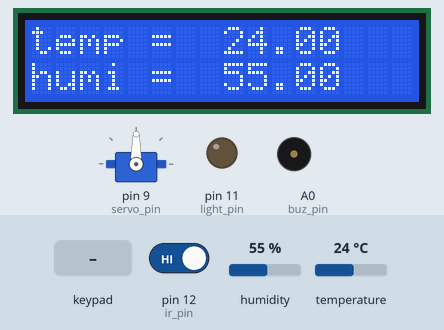
The sketch below on a simulated Arduino Uno, built with avr-gcc and run on an emulated ATmega328P. Parts: 16×2 character LCD, servo, output pins drawn as LEDs (lit = HIGH), buzzer (waves = sounding, pin HIGH). Inputs (shaded band) come from the test bench; at power-on: pin 12 (ir_pin) HIGH, humidity 55 %, temperature 24 °C.

Above: at 3.2 s.
3.3 s: key 'A' pressed
At 5.4 s:
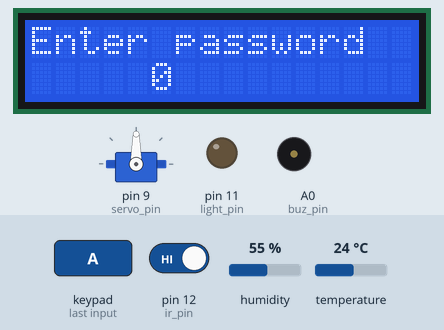
5.7 s: key 'A' pressed
At 6.06 s:
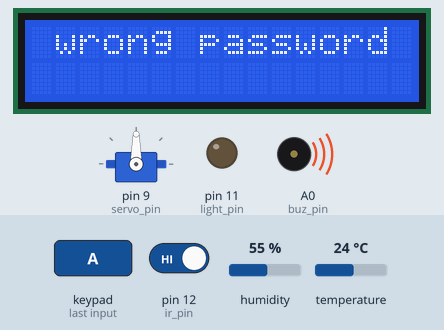
8.2 s: pin 12 (ir_pin) driven LOW
At 9.4 s:
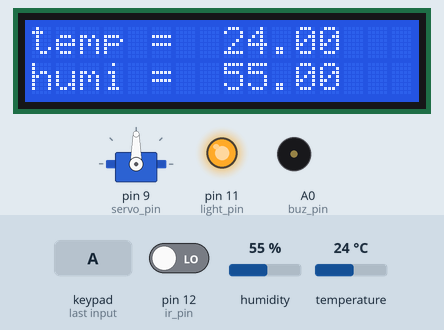
9.7 s: humidity set to 22 %
At 12.2 s:
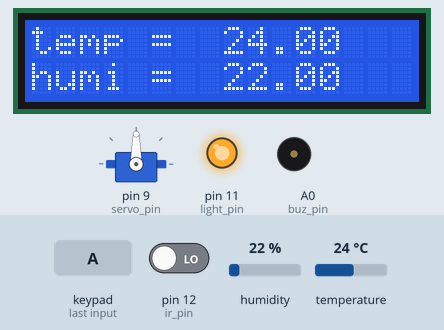
12.8 s: temperature set to 12 °C
At 14.4 s:
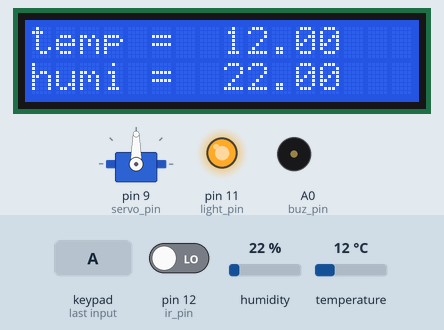
Timing chart, 0 to 15.9 s (numbered marks = the images above; inputs shaded):
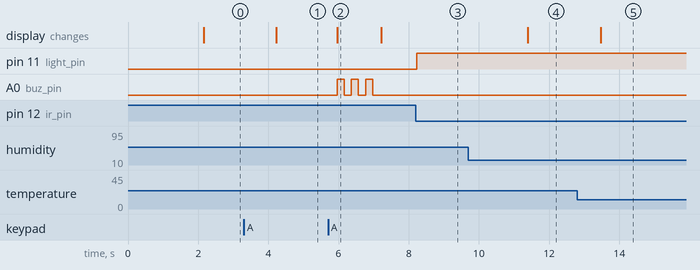

The sketch:

smart_ard_uno.ino
```cpp
#include "Board_helper.h"

void setup() {
  //lcd//
  lcd.init();
  lcd.backlight();
  lcd.setCursor(1, 0);
  lcd.print("Hello!");
  delay(10);
  dht.begin();
  delay(2000);
  lcd_static();

  //servo//
  servo.attach(servo_pin);
  servo.write(servo_lock_pos);

  //buzzer//
  pinMode(buz_pin, OUTPUT);

  //ir
  pinMode(ir_pin, INPUT);

  //LED
  pinMode(light_pin, OUTPUT);
  digitalWrite(light_pin, LOW);

  //nodemcu
  node.begin(115200);
  Serial.begin(115200);
}
void loop() {
  // get key value
  char key = customKeypad.getKey();
  if (key == 'A') {
    write_password();
  }
  if (digitalRead(ir_pin) == LOW) {
    digitalWrite(light_pin, HIGH);
  }
  readnode();
  lcd_static();
  temperature();
  humidity();
  speak();
  delay(1000);
}
/////////////////////////////////////////////////////////////////////////////////////////////////////////////////
///////////////////////////////////////// send data to nodemcu///////////////////////////////////////////////////
void speak(void) {
  //conter for array
  int i = 0;
  //send array content
  while (i < 4) {
    node.write(readingData[i]);
    i++;
  }
}
/////////////////////////////////////////////////////////////////////////////////////////////////////////////////
///////////////////////////////////////// listening to nodemcu///////////////////////////////////////////////////
void readnode(void) {
  byte iloop = 0;
  while (node.available() > 0) {
    delay(10);
    nodeData[iloop] = node.read();
    Serial.println(nodeData[iloop]);
    iloop++;
  }
  if (nodeData[0] == 0x10 && nodeData[1] == 0x01) {
    if (nodeData[2] == 0x11) {
      openDoor();
      Serial.print("opend");
      nodeData[0] = 0;
    }
  }
}
/////////////////////////////////////////////////////////////////////////////////////////////////////////////////
/////////////////////////////////////// print the base for lcd///////////////////////////////////////////////////
void lcd_static() {
  lcd.clear();
  lcd.setCursor(0, 0);
  lcd.print("temp = ");
  lcd.setCursor(0, 1);
  lcd.print("humi = ");
}
///////////////////////////////////////////////////////////////////////////////////////////////////////////////////
//////////////////////////////////////// print temperature on lcd//////////////////////////////////////////////////
void temperature() {
  float temp = dht.readTemperature();
  if (isnan(temp)) {
    return;
  }
  lcd.setCursor(8, 0);
  lcd.print(temp);
  readingData[3] = temp;
}
////////////////////////////////////////////////////////////////////////////////////////////////////////////////////
//////////////////////////////////////////////// print humidity on lcd//////////////////////////////////////////////
void humidity() {
  float humi = dht.readHumidity();
  if (isnan(humi)) {
    return;
  }
  lcd.setCursor(8, 1);
  lcd.print(humi);
  readingData[2] = humi;
}
/////////////////////////////////////////////////////////////////////////////////////////////////////////////////////
//////////////////////////////////////////////////write password/////////////////////////////////////////////////////
void write_password() {
  uint16_t password = 0;
  lcd.clear();
  lcd.setCursor(0, 0);
  lcd.print("Enter password");
  char key = customKeypad.getKey();
  //if key does not equal Enter or Cancel
  while (1) {
    //if key is number
    if (key < 10 && key != NO_KEY) {
      if ((password * 10) + key <= 9999)
        password = (password * 10) + key;
    }
    //if key is delete
    else if (key == 'C') {
      password = int(password / 10);
    }
    //if key is Enter
    else if (key == 'A') {
      //if password right
      if (password == mypassword) {
        openDoor();
        return;
      }
      //if password wrong
      else if (password != mypassword) {
        lcd.clear();
        lcd.setCursor(1, 0);
        lcd.print("wrong password");
        //beeb alarm 3 times
        for (uint8_t i = 0; i < 3; i++) {
          digitalWrite(buz_pin, HIGH);
          delay(200);
          digitalWrite(buz_pin, LOW);
          delay(200);
        }
        return;
      }
    }
    //if key is Cancel
    else if (key == 'B') {
      return;
    }
    lcd.clear();
    lcd.setCursor(0, 0);
    lcd.print("Enter password");
    lcd.setCursor(5, 1);
    lcd.print(password);
    key = customKeypad.getKey();
    delay(200);
  }
}
/////////////////////////////////////////////////////////////////////////////////////////////////////////////////////
//////////////////////////////////////////////////open door/////////////////////////////////////////////////////
void openDoor(void) {
  lcd.clear();
  lcd.setCursor(5, 0);
  lcd.print("wellcome");
  //opne door for 5 sec
  servo.write(servo_unlock_pos);
  delay(5000);
  servo.write(servo_lock_pos);
}
```

Board_helper.h
```cpp
////////////////////////////////////////////////////////////////////////////////////////////////////////////////////////
//////////////////////////////////////////////////////////////KEYBAD INIT///////////////////////////////////////////////
////////////////////////////////////////////////////////////////////////////////////////////////////////////////////////
#include <Keypad.h>
// keybad pins//
#define keypad_pin_1 10
#define keypad_pin_2 8
#define keypad_pin_3 7
#define keypad_pin_4 6
#define keypad_pin_5 5
#define keypad_pin_6 4
#define keypad_pin_7 3
#define keypad_pin_8 2


const byte ROWS = 4; // rows
const byte COLS = 4; // columns
//define the symbols on the buttons of the keypads
char keys[ROWS][COLS] = {
  {1,2,3,'A'},
  {4,5,6,'B'},
  {7,8,9,'C'},
  {'*',0,'#','D'}
};
byte colPins[COLS] = {keypad_pin_4, keypad_pin_3, keypad_pin_2, keypad_pin_1}; //connect to the column pinouts of the keypad

byte rowPins[ROWS] = {keypad_pin_8, keypad_pin_7, keypad_pin_6, keypad_pin_5}; //connect to the row pinouts of the keypad

Keypad customKeypad = Keypad( makeKeymap(keys), rowPins, colPins, ROWS, COLS);
/////////////////////////////////////////////////////////////////////////////////////////////////////////////////////////////////////
//////////////////////////////////////////////////LCD I2C INIT///////////////////////////////////////////////////////////////////////
/////////////////////////////////////////////////////////////////////////////////////////////////////////////////////////////////////
#include <Wire.h>
#include <LiquidCrystal_I2C.h>
LiquidCrystal_I2C lcd(0x27, 16, 2);
/////////////////////////////////////////////////////////////////////////////////////////////////////////////////////////////////////
//////////////////////////////////////////////////SERVO MOTOR INIT///////////////////////////////////////////////////////////////////
/////////////////////////////////////////////////////////////////////////////////////////////////////////////////////////////////////
#include <Servo.h>
Servo servo;
#define servo_pin 9
#define servo_lock_pos 90
#define servo_unlock_pos 5

/////////////////////////////////////////////////////////////////////////////////////////////////////////////////////////////////////
//////////////////////////////////////////////////////////DHT INIT///////////////////////////////////////////////////////////////////
/////////////////////////////////////////////////////////////////////////////////////////////////////////////////////////////////////
#include "DHT.h"
#define dht_type DHT11
#define dht_pin 13
DHT dht(dht_pin, dht_type);
/////////////////////////////////////////////////////////////////////////////////////////////////////////////////////////////////////
//////////////////////////////////////////////////////////LDR INIT///////////////////////////////////////////////////////////////////
/////////////////////////////////////////////////////////////////////////////////////////////////////////////////////////////////////
#define ir_pin 12
#define light_pin 11
/////////////////////////////////////////////////////////////////////////////////////////////////////////////////////////////////////
//////////////////////////////////////////////////////////BUZZER INIT////////////////////////////////////////////////////////////////
/////////////////////////////////////////////////////////////////////////////////////////////////////////////////////////////////////
#define buz_pin A0
/////////////////////////////////////////////////////////////////////////////////////////////////////////////////////////////////////
//////////////////////////////////////////////////////////STATIC VALUES//////////////////////////////////////////////////////////////
/////////////////////////////////////////////////////////////////////////////////////////////////////////////////////////////////////
#define mypassword 1234
////////////////////////////////////////////////////////////////////////////////////////////////////////////////////////
//////////////////////////////////////////////////////////////uart INIT///////////////////////////////////////////////
////////////////////////////////////////////////////////////////////////////////////////////////////////////////////////
#include <SoftwareSerial.h>
SoftwareSerial node(15, 16); // RX, TX
//node recevied data
char nodeData[5];
char readingData[] = {0xA5,0x5A,0,0};
```

Measured:
- after the input at 3.3 s, the display: changes after 0.92 s (image 1)
- after the input at 5.7 s, A0 (buz_pin): alternates HIGH for 0.20 s and LOW for 0.20 s, 6 changes in all, then stays LOW, starting after 0.27 s; the display: changes after 0.27 s (image 2)
- after the input at 8.2 s, pin 11 (light_pin): LOW → HIGH at once
- after the input at 9.7 s, the display: changes after 1.7 s (image 4)
- after the input at 12.8 s, the display: changes after 0.67 s (image 5)
- what the display in image 2 shows lasts 1.2 s, from 6.0 s to 7.2 s
